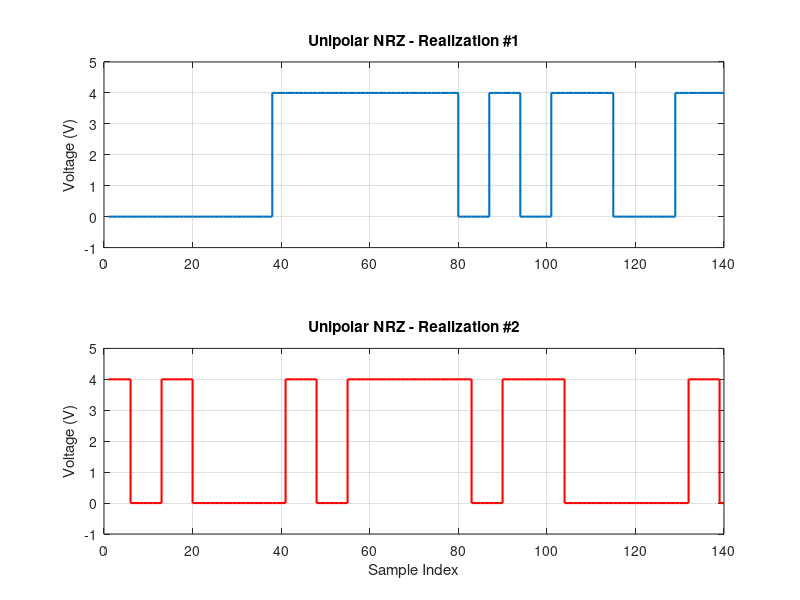

Here is the MATLAB script that generated this plot: (Note: this script raises an error after producing the figure.)
%===========Control Flags=========%
N_bits = 100;               %Number of bits per realization
N_realizations = 500;       %Number of realizations;
Pw = 0.07;         %Pulse width of the bit
Ts = 0.01;         % Time sample
L = round(Pw / Ts); %number of samples per symbol period (L=7)
A = 4; %Amplitude

N_fft = 1024;
Fs = 1/Ts;
freq = (-N_fft/2:N_fft/2-1) * (Fs/N_fft);

%==========Creating random_data=======%
data = randi([0 1], N_realizations, N_bits);
%===========Unipolar NRZ Ensemble==========%
fprintf('\n========== UNIPOLAR NRZ ANALYSIS ==========\n');

% Transmitter
Tx_Unipolar = data * A;  %mapping
pulse_unipolar = ones(1, L);  %pulse shape
ensample_unipolar = kron(Tx_Unipolar, pulse_unipolar); %upsamling

% Add random delays
Td_unipolar = randi([0, L-1], N_realizations, 1);
for i = 1:N_realizations
    ensample_unipolar(i, :) = circshift(ensample_unipolar(i, :), [0, Td_unipolar(i)]);
end

% Plot realizations for Unipolar NRZ
figure;
subplot(2, 1, 1);
stairs(ensample_unipolar(1, 1:140), 'LineWidth', 1.5);
title('Unipolar NRZ - Realization #1');
ylim([-1, A+1]);
grid on;
ylabel('Voltage (V)');

subplot(2, 1, 2);
stairs(ensample_unipolar(2, 1:140), 'LineWidth', 1.5, 'Color', 'r');
title('Unipolar NRZ - Realization #2');
ylim([-1, A+1]);
grid on;
ylabel('Voltage (V)');
xlabel('Sample Index');
sgtitle('Unipolar NRZ Realizations with Random Delays');

% Mean calculations
Ex_unipolar = manual_mean(ensample_unipolar, 1);  % ensemble mean
E_samp_unipolar = manual_mean(ensample_unipolar(:, 10)); %sample 10
fprintf('Ensemble Mean of sample 10 = %.4f V (Theoretical: %.2f V)\n', E_samp_unipolar, A/2);

% Autocorrelation - Ensemble
[Rx_unipolar, tau_unipolar] = correlation_manual(ensample_unipolar, 100, 'ensemble');

% Ergodicity - Time means
Ux_unipolar = manual_mean(ensample_unipolar, 2); % time mean for EVERY realization
E_time_unipolar = manual_mean(ensample_unipolar(15, :)); %time mean for ONLY ONE specific realization 
fprintf('Time Mean of realization 15 = %.4f V (Theoretical: %.2f V)\n', E_time_unipolar, A/2);

% Time autocorrelation
[Rx_time_unipolar, lags_time_unipolar] = correlation_manual(ensample_unipolar(10, :), 100, 'time');

% Plot autocorrelation for Unipolar NRZ
figure;
subplot(2, 1, 1);
plot(tau_unipolar*Ts, Rx_unipolar, 'LineWidth', 1.5);
grid on;
title('Unipolar NRZ - Ensemble Autocorrelation R_x(\tau)');
xlabel('\tau (seconds)');
ylabel('R_x(\tau)');
xlim([-0.75 0.75]);

subplot(2, 1, 2);
plot(lags_time_unipolar*Ts, Rx_time_unipolar, 'g', 'LineWidth', 1.5);
grid on;
title('Unipolar NRZ - Time Autocorrelation for Realization #10');
xlabel('\tau (seconds)');
ylabel('R_T(\tau)');
sgtitle('Unipolar NRZ: Ensemble vs Time Autocorrelation');

% Plot mean comparison for Unipolar NRZ
figure;
subplot(2, 1, 1);
plot(Ex_unipolar);
ylim([-1, A+1]);
grid on;
title('Unipolar NRZ - Statistical Mean E[X(t)]');
xlabel('Sample Index (t)');
ylabel('Mean Value (V)');

subplot(2, 1, 2);
plot(Ux_unipolar);
ylim([-1, A+1]);
grid on;
title('Unipolar NRZ - Time Mean <X(t)> for Each Realization');
xlabel('Realization Number');
ylabel('Mean Value (V)');
sgtitle('Unipolar NRZ: E[x(t)] vs <x(t)>');

% Stationarity check for UniPolar NRZ
t1 = 10;
t2 = 50;
window_size = 350;

segment1 = ensample_unipolar(:, t1:t1+window_size);
[R_t1, lags_t1] = correlation_manual(segment1, 50, 'ensemble');

segment2 = ensample_unipolar(:, t2:t2+window_size);
[R_t2, lags_t2] = correlation_manual(segment2, 50, 'ensemble');

figure;
plot(lags_t1 * Ts, R_t1, 'b', 'LineWidth', 1.5);
hold on;
plot(lags_t2 * Ts, R_t2, 'r--', 'LineWidth', 1.5);
grid on;
legend('R_x(\tau) at t_1', 'R_x(\tau) at t_2');
title('Unipolar NRZ - Stationarity Check');
xlabel('\tau (seconds)');
ylabel('R_x(\tau)');


% ---- PSD for Unipolar NRZ ----
mx_unipolar = A/2;                          % theoretical mean (A=4 → 2)

% 1) Subtract mean^2 from every lag to isolate the AC (sinc²) part
Rx_ac_unipolar = Rx_unipolar - mx_unipolar^2;

% 2) Zero-pad the AC autocorrelation into an N_fft-length buffer
Rx_padded_unipolar = zeros(1, N_fft);
center   = floor(N_fft/2) + 1;
half_len = 100;                 % max_tau used in correlation_manual
Rx_padded_unipolar(center - half_len : center + half_len) = Rx_ac_unipolar; % Places the AC autocorrelation in the center of a zero-padded array

% 3) FFT 
PSD_ac_unipolar = fftshift(abs(fft(ifftshift(Rx_padded_unipolar))));

% 4) Represent the DC impulse as a single raised bin (area = mx²)
%    Scale so the spike is visually comparable to the sinc² lobe
PSD_dc_unipolar = zeros(1, N_fft);
DC_spike_height = mx_unipolar^2 / (Fs / N_fft); % impulse strength / freq-res
PSD_dc_unipolar(center) = DC_spike_height;       % narrow spike at f = 0

PSD_final_unipolar = PSD_ac_unipolar + PSD_dc_unipolar;
%S(f) = (A²/4)·δ(f) + (A²T/4)·sinc²(fT)
figure;
plot(freq, PSD_final_unipolar, 'LineWidth', 2, 'Color', [0.8500 0.3250 0.0980]);
grid on;
title('PSD of Unipolar NRZ Signaling');
xlabel('Frequency (Hz)');
ylabel('S_x(f)  [V²/Hz]');
xlim([-120, 120]);

%============Polar NRZ Ensemble==========%
fprintf('\n========== POLAR NRZ ANALYSIS ==========\n');

% Transmitter
Tx_Polar_NRZ = (2*data - 1) * A;
pulse_polar_NRZ = ones(1, L);
ensample_polar_NRZ = kron(Tx_Polar_NRZ, pulse_polar_NRZ);

% Add random delays
Td_polar_NRZ = randi([0, L-1], N_realizations, 1);
for i = 1:N_realizations
    ensample_polar_NRZ(i, :) = circshift(ensample_polar_NRZ(i, :), [0, Td_polar_NRZ(i)]);
end

% Plot realizations for Polar NRZ
figure;
subplot(2, 1, 1);
stairs(ensample_polar_NRZ(1, 1:140), 'LineWidth', 1.5);
title('Polar NRZ - Realization #1');
ylim([-A-1, A+1]);
grid on;
ylabel('Voltage (V)');

subplot(2, 1, 2);
stairs(ensample_polar_NRZ(2, 1:140), 'LineWidth', 1.5, 'Color', 'r');
title('Polar NRZ - Realization #2');
ylim([-A-1, A+1]);
grid on;
ylabel('Voltage (V)');
xlabel('Sample Index');
sgtitle('Polar NRZ Realizations with Random Delays');

% Mean calculations
Ex_polar_NRZ = manual_mean(ensample_polar_NRZ, 1);
E_samp_polar_NRZ = manual_mean(ensample_polar_NRZ(:, 10));
fprintf('Ensemble Mean of sample 10 = %.4f V (Theoretical: 0 V)\n', E_samp_polar_NRZ);

% Autocorrelation - Ensemble
[Rx_polar_NRZ, tau_polar_NRZ] = correlation_manual(ensample_polar_NRZ, 100, 'ensemble');

% Time means
Ux_polar_NRZ = manual_mean(ensample_polar_NRZ, 2);
E_time_polar_NRZ = manual_mean(ensample_polar_NRZ(15, :));
fprintf('Time Mean of realization 15 = %.4f V (Theoretical: 0 V)\n', E_time_polar_NRZ);

% Time autocorrelation
[Rx_time_polar_NRZ, lags_time_polar_NRZ] = correlation_manual(ensample_polar_NRZ(10, :), 100, 'time');

% Plot autocorrelation for Polar NRZ
figure;
subplot(2, 1, 1);
plot(tau_polar_NRZ*Ts, Rx_polar_NRZ, 'LineWidth', 1.5);
grid on;
title('Polar NRZ - Ensemble Autocorrelation R_x(\tau)');
xlabel('\tau (seconds)');
ylabel('R_x(\tau)');
xlim([-0.75 0.75]);

subplot(2, 1, 2);
plot(lags_time_polar_NRZ*Ts, Rx_time_polar_NRZ, 'g', 'LineWidth', 1.5);
grid on;
title('Polar NRZ - Time Autocorrelation for Realization #10');
xlabel('\tau (seconds)');
ylabel('R_T(\tau)');
sgtitle('Polar NRZ: Ensemble vs Time Autocorrelation');

% Plot mean comparison for Polar NRZ
figure;
subplot(2, 1, 1);
plot(Ex_polar_NRZ);
ylim([-A-1, A+1]);
grid on;
title('Polar NRZ - Statistical Mean E[X(t)]');
xlabel('Sample Index (t)');
ylabel('Mean Value (V)');

subplot(2, 1, 2);
plot(Ux_polar_NRZ);
ylim([-A-1, A+1]);
grid on;
title('Polar NRZ - Time Mean <X(t)> for Each Realization');
xlabel('Realization Number');
ylabel('Mean Value (V)');
sgtitle('Polar NRZ: E[x(t)] vs <x(t)>');

% Stationarity check for Polar NRZ
t1 = 10;
t2 = 50;
window_size = 350;

segment1 = ensample_polar_NRZ(:, t1:t1+window_size);
[R_t1, lags_t1] = correlation_manual(segment1, 50, 'ensemble');

segment2 = ensample_polar_NRZ(:, t2:t2+window_size);
[R_t2, lags_t2] = correlation_manual(segment2, 50, 'ensemble');

figure;
plot(lags_t1 * Ts, R_t1, 'b', 'LineWidth', 1.5);
hold on;
plot(lags_t2 * Ts, R_t2, 'r--', 'LineWidth', 1.5);
grid on;
legend('R_x(\tau) at t_1', 'R_x(\tau) at t_2');
title('Polar NRZ - Stationarity Check');
xlabel('\tau (seconds)');
ylabel('R_x(\tau)');

% ---- PSD for Polar NRZ ----
Rx_padded_polar_NRZ = zeros(1, N_fft);
Rx_padded_polar_NRZ(center - half_len : center + half_len) = Rx_polar_NRZ;
PSD_final_polar_NRZ = fftshift(abs(fft(ifftshift(Rx_padded_polar_NRZ))));

figure;
plot(freq, PSD_final_polar_NRZ, 'LineWidth', 2, 'Color', [0 0.4470 0.7410]);
grid on;
title('PSD of Polar NRZ Signaling');
xlabel('Frequency (Hz)');
ylabel('Magnitude');
xlim([-120, 120]);


%==============Polar RZ Ensemble========%
fprintf('\n========== POLAR RZ ANALYSIS ==========\n');

% Transmitter
Tx_RZ = (2*data - 1) * A;
pulse_RZ = [ones(1, floor(L/2)), zeros(1, ceil(L/2))];
ensample_RZ = kron(Tx_RZ, pulse_RZ);

% Add random delays
Td_RZ = randi([0, L-1], N_realizations, 1);
for i = 1:N_realizations
    ensample_RZ(i, :) = circshift(ensample_RZ(i, :), [0, Td_RZ(i)]);
end

% Plot realizations for Polar RZ
figure;
subplot(2, 1, 1);
stairs(ensample_RZ(1, 1:140), 'LineWidth', 1.5);
title('Polar RZ - Realization #1');
ylim([-A-1, A+1]);
grid on;
ylabel('Voltage (V)');

subplot(2, 1, 2);
stairs(ensample_RZ(2, 1:140), 'LineWidth', 1.5, 'Color', 'r');
title('Polar RZ - Realization #2');
ylim([-A-1, A+1]);
grid on;
ylabel('Voltage (V)');
xlabel('Sample Index');
sgtitle('Polar RZ Realizations with Random Delays');

% Mean calculations
Ex_RZ = manual_mean(ensample_RZ, 1);
E_samp_RZ = manual_mean(ensample_RZ(:, 10));
fprintf('Ensemble Mean of sample 10 = %.4f V (Theoretical: 0 V)\n', E_samp_RZ);

% Autocorrelation - Ensemble
[Rx_RZ, tau_RZ] = correlation_manual(ensample_RZ, 100, 'ensemble');

% Time means
Ux_RZ = manual_mean(ensample_RZ, 2);
E_time_RZ = manual_mean(ensample_RZ(15, :));
fprintf('Time Mean of realization 15 = %.4f V (Theoretical: 0 V)\n', E_time_RZ);

% Time autocorrelation
[Rx_time_RZ, lags_time_RZ] = correlation_manual(ensample_RZ(10, :), 100, 'time');

% Plot autocorrelation for Polar RZ
figure;
subplot(2, 1, 1);
plot(tau_RZ*Ts, Rx_RZ, 'LineWidth', 1.5);
grid on;
title('Polar RZ - Ensemble Autocorrelation R_x(\tau)');
xlabel('\tau (seconds)');
ylabel('R_x(\tau)');
xlim([-0.75 0.75]);

subplot(2, 1, 2);
plot(lags_time_RZ*Ts, Rx_time_RZ, 'g', 'LineWidth', 1.5);
grid on;
title('Polar RZ - Time Autocorrelation for Realization #10');
xlabel('\tau (seconds)');
ylabel('R_T(\tau)');
sgtitle('Polar RZ: Ensemble vs Time Autocorrelation');

% Plot mean comparison for Polar RZ
figure;
subplot(2, 1, 1);
plot(Ex_RZ);
ylim([-1, 1]);
grid on;
title('Polar RZ - Statistical Mean E[X(t)]');
xlabel('Sample Index (t)');
ylabel('Mean Value (V)');

subplot(2, 1, 2);
plot(Ux_RZ);
ylim([-1, 1]);
grid on;
title('Polar RZ - Time Mean <X(t)> for Each Realization');
xlabel('Realization Number');
ylabel('Mean Value (V)');
sgtitle('Polar RZ: E[x(t)] vs <x(t)>');

% Stationarity check for Polar RZ
t1 = 10;
t2 = 50;
window_size = 350;

segment1 = ensample_RZ(:, t1:t1+window_size);
[R_t1, lags_t1] = correlation_manual(segment1, 50, 'ensemble');

segment2 = ensample_RZ(:, t2:t2+window_size);
[R_t2, lags_t2] = correlation_manual(segment2, 50, 'ensemble');

figure;
plot(lags_t1 * Ts, R_t1, 'b', 'LineWidth', 1.5);
hold on;
plot(lags_t2 * Ts, R_t2, 'r--', 'LineWidth', 1.5);
grid on;
legend('R_x(\tau) at t_1', 'R_x(\tau) at t_2');
title('Polar RZ - Stationarity Check');
xlabel('\tau (seconds)');
ylabel('R_x(\tau)');

% ---- PSD for Polar RZ ----
Rx_padded_RZ = zeros(1, N_fft);
Rx_padded_RZ(center - half_len : center + half_len) = Rx_RZ;
PSD_final_RZ = fftshift(abs(fft(ifftshift(Rx_padded_RZ))));

figure;
plot(freq, PSD_final_RZ, 'LineWidth', 2, 'Color', [0.4940 0.1840 0.5560]);
grid on;
title('PSD of Polar RZ Signaling');
xlabel('Frequency (Hz)');
ylabel('Magnitude');
xlim([-120, 120]);


%========================================
% FUNCTIONS
%========================================

% MEAN
%manual_mean(x)           % auto-detects vector
%manual_mean(matrix, 1)   % ensemble mean
%manual_mean(matrix, 2)   % time mean
function mean_val = manual_mean(data, dim)

    % Case 1: Compute average of all elements in the array
    if nargin == 1 
        mean_val = sum(data, 'all') / numel(data);
   
      % Case 2: Compute average of each column (down the rows)
    elseif dim == 1
        mean_val = sum(data, 1) / size(data, 1);
        
     % Case 3: Compute average of each row (across the columns)
    elseif dim == 2 
        mean_val = sum(data, 2) / size(data, 2);
    end
end

% CORRELATION
    % ONE FUNCTION for BOTH ensemble and time autocorrelation
    % INPUTS
    %   max_tau: maximum time shift
    %   type: 'ensemble' or 'time'
    %
    % OUTPUTS:
    %   Rx: autocorrelation values
    %   tau: lag values
function [Rx, tau] = correlation_manual(signal, max_tau, type)
    tau = -max_tau:max_tau;     % Create lag vector from -max_tau to +max_tau
    Rx = zeros(1, length(tau));   % Initialize output array with zeros (size = 2*max_tau + 1) 
       %CASE 1: ENSEMBLE AUTOCORRELATION
    if strcmp(type, 'ensemble')
        [N_realizations, N_samples] = size(signal);

        for i = 1:length(tau)
            shift = tau(i);
            sum_val = 0;
            count = 0;
            if shift >= 0
                for t_idx = 1:(N_samples - shift)
                    for j = 1:N_realizations
                        sum_val = sum_val + signal(j, t_idx) * signal(j, t_idx + shift);
                    end
                    count = count + 1;
                end
            else
                for t_idx = (1 - shift):N_samples
                    for j = 1:N_realizations
                        sum_val = sum_val + signal(j, t_idx) * signal(j, t_idx + shift);
                    end
                    count = count + 1;
                end
            end

            if count > 0
                Rx(i) = sum_val / (N_realizations * count);
            else
                Rx(i) = 0;
            end
        end
% CASE 2: TIME AUTOCORRELATION
    elseif strcmp(type, 'time')
        if isvector(signal)
            signal = signal(:)'; % Ensure signal is a row vector (1 × N)
        end
        N = length(signal);
 % Loop through each lag value
        for i = 1:length(tau)
            lag = tau(i);
            sum_val = 0; % Accumulator for sum of products
            count = 0;   % Counter for number of valid samples
            % ================================================================
            % POSITIVE LAG (τ ≥ 0): Shift signal to the right
            % Valid indices: n = 1 to N-τ
            % ================================================================
            if lag >= 0
                for n = 1:N-lag
                    sum_val = sum_val + signal(n) * signal(n+lag);
                    count = count + 1;
                end
            % ================================================================
            % NEGATIVE LAG (τ < 0): Shift signal to the left
            % Valid indices: n = 1-τ to N (since lag is negative)
            % Equivalent to positive lag with symmetric property: R(-τ) = R(τ)
            % ================================================================
            else
                for n = 1:N+lag     % Note: lag is negative, so N+lag < N
                    sum_val = sum_val + signal(n) * signal(n-lag);
                    count = count + 1;
                end
            end
  % Average the sum (unbiased estimate: divide by actual number of pairs)
            if count > 0
                Rx(i) = sum_val / count;
            else
                Rx(i) = 0;
            end
        end
    end
end
